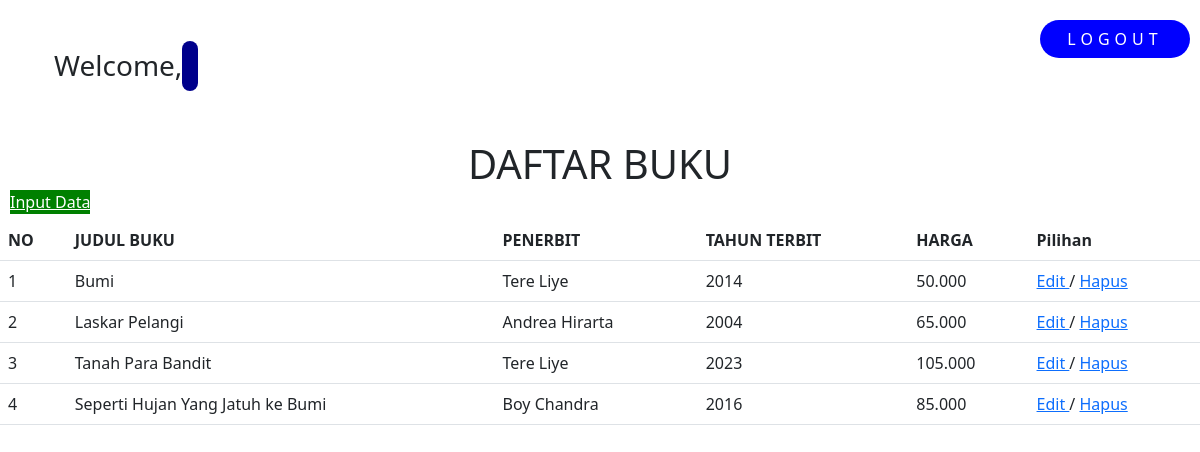
The app's page /viewbuku.php with its own data.
### tables this page shows
CREATE TABLE `tbl_mahasiswa` (
  `npm` int(11) NOT NULL,
  `namaMhs` varchar(50) NOT NULL,
  `prodi` varchar(25) NOT NULL,
  `alamat` varchar(25) NOT NULL,
  `noHp` varchar(25) NOT NULL
);

### viewbuku.php (the view, shortened to what this page needs)
<?php
    include 'connection.php';
?>
<!doctype html>
<html lang="en">
<head>
  <link href="https://cdn.jsdelivr.net/npm/bootstrap@5.2.1/dist/css/bootstrap.min.css" rel="stylesheet"
>
    <link rel="stylesheet" href="https://cdn.jsdelivr.net/npm/bootstrap-icons@1.10.2/font/bootstrap-icons.css">
</head>
<body>
<div class="container">
<h3>Welcome,  <span><?=$_SESSION['name'];?></span></h3>
<a href="index.php" class="btn">LOGOUT</a>
</div>
<!DOCTYPE html>
<link href="https://cdn.jsdelivr.net/npm/bootstrap@5.0.2/dist/css/bootstrap.min.css" rel="stylesheet">
<html lang="en">
<head>
</head>
<body>
   <h1>DAFTAR BUKU</h1>
   <a href="inputbuku.php" class="btn1">Input Data</a>
   <br />
   <table class="table">
    <tr>
        <th>NO</th>
        <th>JUDUL BUKU</th>
        <th>PENERBIT</th>
        <th>TAHUN TERBIT</th>
        <th>HARGA</th>
        <th>Pilihan</th>
    </tr>
    <?php
    if(isset($_GET['cari'])){
        $cari = $_GET['cari'];
        $query = "SELECT * FROM tbl_mahasiswa WHERE namaMhs='$cari'";
    }else{
        $query = "SELECT * FROM tbl_mahasiswa ORDER BY npm ASC ";
    }
    $result = mysqli_query($conn,$query);
    while ($data = mysqli_fetch_assoc($result)) {
        echo "<tr>";
        echo "<td>$data[npm]</td>";
        echo "<td>$data[namaMhs]</td>";
        echo "<td>$data[prodi]</td>";
        echo "<td>$data[alamat]</td>";
        echo "<td>$data[noHp]</td>";
        echo '<td>
         <a href="editbuku.php?npm='.$data['npm'].'" >Edit </a> /
         <a href="hapusbuku.php?npm='.$data['npm'].'"
            onclick="return confirm(\'Anda Yakin Akan Menghapus Data?\')">Hapus</a>
        </td>';
        echo '</tr>';
        }
            ?>
        </table>
        <br><br>
    </body>
</html>

### viewbuku.php (style rules this page uses)
.container { min-height: 140px; width:200px; display: flex; justify-content: center; align-items: justify; flex-direction: column; padding: 8px; font-family: 'Segoe UI', Tahoma, Geneva, Verdana, sans-serif; }
.container span { background-color: darkblue; color: white; padding: 8px; margin: 5pxpx; border-radius: 8px; font-size: 25px; font-weight: 600; letter-spacing: 5px; text-transform: uppercase; }
.container .btn { margin-top: -30px; width: 150px; background-color: blue; color: white; font-weight: 500; letter-spacing: 5px; text-transform: uppercase; border-radius: 20px; }
.btn { position: fixed; top:50px; right:10px; }
.btn1 { position: fixed; top:200px; left:10px; margin-top: -10px; background-color: green; color: white; font-weight: 500; color: white; }
h1 { text-align: center; }

### records on screen
tbl_mahasiswa: npm "1", namaMhs "Bumi", prodi "Tere Liye", alamat "2014", noHp "50.000"
tbl_mahasiswa: npm "2", namaMhs "Laskar Pelangi", prodi "Andrea Hirarta", alamat "2004", noHp "65.000"
tbl_mahasiswa: npm "3", namaMhs "Tanah Para Bandit", prodi "Tere Liye", alamat "2023", noHp "105.000"
tbl_mahasiswa: npm "4", namaMhs "Seperti Hujan Yang Jatuh ke Bumi", prodi "Boy Chandra", alamat "2016", noHp "85.000"
